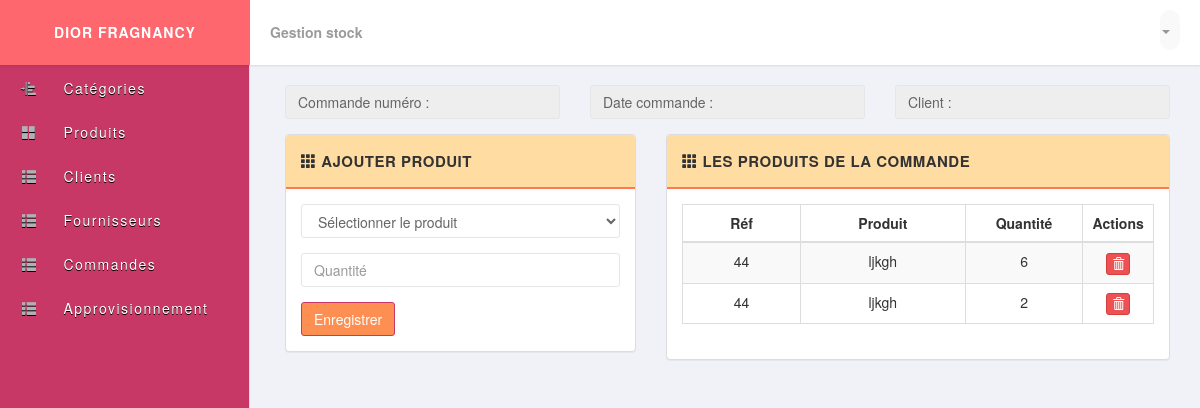
Screenshot of /commande_produit.php with the database file from the repository.
### tables this page shows
CREATE TABLE IF NOT EXISTS `commande_produit` (
  `num` int(11) NOT NULL,
  `ref` int(11) NOT NULL,
  `quantite` int(11) NOT NULL,
  PRIMARY KEY (`num`,`ref`)
);

CREATE TABLE IF NOT EXISTS `produit` (
  `reference` varchar(20) NOT NULL,
  `description` varchar(100) NOT NULL,
  `quantite_stock` int(11) NOT NULL,
  `prix_achat` float NOT NULL,
  `prix_vente` float NOT NULL,
  `categorie` int(50) NOT NULL
);

### dbaccess.php (called while the page is built, shortened)
<?php
class Dbaccess
{
    private $_dbHost = 'localhost';
    private $_dbUser = 'root';
    private $_dbPass = '';
    private $_dbName = 'diorgs';
    private $_statement;
    private $_dbHandler;
    public function __construct()
    {
        $conn = 'mysql:host=' . $this->_dbHost . ';dbname=' . $this->_dbName . ';port=3308';
        try {
            $this->_dbHandler = new PDO($conn, $this->_dbUser, $this->_dbPass);
        } catch (PDOException $e) {
            $this->_error = $e->getMessage();
            echo $this->_error;
        }
    }
    public function query($sql)
    {
        $this->_statement = $this->_dbHandler->prepare($sql);
    }
    public function execute()
    {
        return $this->_statement->execute();
    }
    public function resultSet()
    {
        $this->execute();
        return $this->_statement->fetchAll(PDO::FETCH_OBJ);
    }
    public function single()
    {
        $this->execute();
        return $this->_statement->fetch(PDO::FETCH_OBJ);
    }
}

### Classes.php (called while the page is built, shortened)
<?php
require_once('dbaccess.php');
class Commande
{
    private  $_num;
    public function setNum($num)
    {
        $this->_num = $num;
    }
    public function trouverCommande()
    {
        $_dba = new Dbaccess();
        $_dba->query("Select * from commande where num='" . $this->_num . "'");
        return $_dba->single();
    }
};
class CommandeProduit
{
    public function getAll()
    {
        $_dba = new Dbaccess();
        $_dba->query("Select * from commande_produit cp
                    inner join commande c on cp.num=c.num
                    inner join produit p on p.reference=cp.ref");
        return $_dba->resultSet();
    }
};

### commande_produit.php (the view, shortened to what this page needs)
<?php
require_once('Classes.php');
$cmdprd = new CommandeProduit();
$lst = $cmdprd->getAll();
$cmd = new Commande();
$cmd->setNum($_GET['num']);
$cmd = $cmd->trouverCommande();
?>
<?php include_once('header.php'); ?>
<div class="row" style="margin-bottom:15px">
  <div class="col-md-4">
    <input type="text" class="form-control" name="num_commande" value="Commande numéro : <?php echo $cmd->num ?>" disabled>
  </div>
  <div class="col-md-4">
    <input type="text" class="form-control" name="num_commande" value="Date commande : <?php echo $cmd->date_commande ?>" disabled>
  </div>
  <div class="col-md-4">
    <input type="text" class="form-control" name="num_commande" value="Client : <?php echo $cmd->id_client ?>" disabled>
  </div>
</div>
<div class="row">
  <div class="col-md-5">
    <div class="panel panel-default">
      <div class="panel-heading">
        <strong>
          <span class="glyphicon glyphicon-th"></span>
          <span>Ajouter produit</span>
        </strong>
      </div>
      <div class="panel-body">
        <form method="post" action="enregistrer_commande_produit.php?num=<?php echo $cmd->num ?>">
          <div class="form-group">
            <div class="row">
              <div class="col-md-12">
                <select class="form-control" name="produit">
                  <option value="">Sélectionner le produit</option>
                </select>
              </div>
            </div>
          </div>
          <div class="form-group">
            <input type="number" class="form-control" name="quantite" placeholder="Quantité">
          </div>
          <button type="submit" name="enregistrer_commande_produit" class="btn btn-primary">Enregistrer</button>
        </form>
      </div>
    </div>
  </div>
  <div class="col-md-7">
    <div class="panel panel-default">
      <div class="panel-heading">
        <strong>
          <span class="glyphicon glyphicon-th"></span>
          <span>Les produits de la commande</span>
        </strong>
      </div>
      <div class="panel-body">
        <table class="table table-bordered table-striped table-hover">
          <thead>
            <tr>
              <th class="text-center" style="width: 25%;">Réf</th>
              <th class="text-center" style="width: 35%;">Produit</th>
              <th class="text-center" style="width: 25%;">Quantité</th>
              <th class="text-center" style="width: 20%;">Actions</th>
            </tr>
          </thead>
          <tbody>
            <?php foreach ($lst as $c) : ?>
              <tr>
                <td class="text-center"><?php echo $c->ref; ?></td>
                <td class="text-center"><?php echo $c->description; ?></td>
                <td class="text-center"><?php echo $c->quantite; ?></td>
                <td class="text-center">
                  <div class="btn-group">
                    <a href="delete_categorie.php?id=<?php
                                                      ?>" class="btn btn-xs btn-danger" data-toggle="tooltip" title="Remove">
                      <span class="glyphicon glyphicon-trash"></span>
                    </a>
                  </div>
                </td>
              </tr>
            <?php endforeach; ?>
          </tbody>
        </table>
      </div>
    </div>
  </div>
</div>
</div>
<?php include_once('footer.php'); ?>

### css/main.css (style rules this page uses)
body { font-family: 'Helvetica Neue', Helvetica, Arial, sans-serif; font-weight: 400; overflow-x: hidden; overflow-y: auto; background: #f1f2f7; height: 100%; width: 100%; }
a { color #777; text-decoration: none; }
.panel-default >.panel-heading { background-color: #FFDCA2; border-bottom: 2px solid #FF7857; font-size: 15px; text-transform: uppercase; letter-spacing: .5px; padding: 15px; }
.form-control { color: #646464; border: 1px solid #e6e6e6; border-radius: 3px; -webkit-box-shadow: none; -moz-box-shadow: none; box-shadow: none; -moz-transition: all .15s ease-out; -webkit-transition: all .15s ease-out; transition: all .15s ease-out; }
.btn { border-radius: 3px; -webkit-transition: all 300ms ease-in-out; -moz-transition: all 300ms ease-in-out; transition: all 300ms ease-in-out; }
.btn-primary { color: #fff; background-color: #FD8F52; border-color: #C73866 }
.btn-danger { background-color: #ed5153 }

### rows the page displays
commande_produit: ref "44", produit.description "ljkgh", quantite "6"
commande_produit: ref "44", produit.description "ljkgh", quantite "2"
